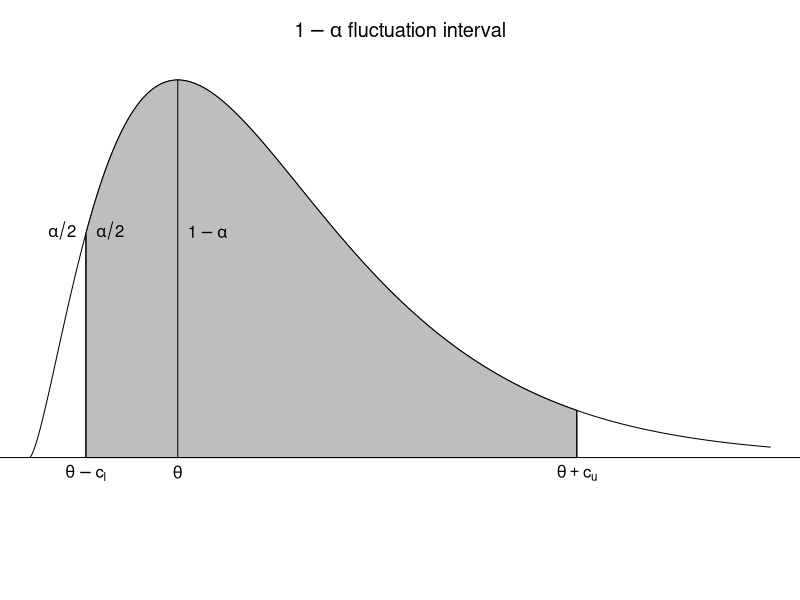

This figure's R source:
x <- (0:1500)/100
y <- dchisq(x, 5)
cl <- 1+trunc(100*qchisq(0.05, 5))
cu <- 1+ceiling(100*qchisq(0.95, 5))

pdf("fluctuation.pdf", width=5, height=2)
par(mar=c(0,0,3,0))
plot(x, y, type="l", axes=F, ylim=c(-0.05, max(y)), main=expression(paste(1-alpha, " fluctuation interval")))
polygon(c(x[cl:cu],x[cu:cl]), c(y[cl:cu],rep(0, cu-cl+1)), col="grey")
usr <- par("usr")
lines(usr[1:2], c(0,0))
lines(c(3,3), c(0, max(y)))
text(3,0, labels=expression(theta), pos=1)
lines(c(x[cl], x[cl]), c(0, y[cl]))
lines(c(x[cu], x[cu]), c(0, y[cu]))
text(x[cl],0, labels=expression(theta-c[l]), pos=1)
text(x[cu],0, labels=expression(theta+c[u]), pos=1)
text(x[cl], y[cl], labels=expression(alpha/2), pos=2)
text(x[cl], y[cl], labels=expression(alpha/2), pos=4)
text(3, y[cl], labels=expression(1-alpha), pos=4)
dev.off()
if (interactive()) browseURL(paste0(getwd(),"/fluctuation.pdf"))
